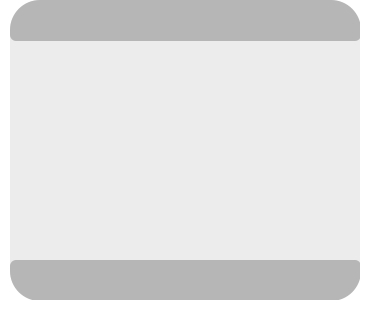
<?xml version="1.0" encoding="UTF-8"?>
<ui version="4.0">
 <class>MainWindow</class>
 <widget class="QMainWindow" name="MainWindow">
  <property name="geometry">
   <rect>
    <x>0</x>
    <y>0</y>
    <width>370</width>
    <height>317</height>
   </rect>
  </property>
  <property name="windowTitle">
   <string>MainWindow</string>
  </property>
  <property name="styleSheet">
   <string notr="true">background-color:transparent</string>
  </property>
  <widget class="QWidget" name="centralwidget">
   <widget class="QWidget" name="widget" native="true">
    <property name="geometry">
     <rect>
      <x>10</x>
      <y>0</y>
      <width>350</width>
      <height>300</height>
     </rect>
    </property>
    <property name="styleSheet">
     <string notr="true"/>
    </property>
    <widget class="QFrame" name="bgframe">
     <property name="geometry">
      <rect>
       <x>0</x>
       <y>0</y>
       <width>350</width>
       <height>300</height>
      </rect>
     </property>
     <property name="styleSheet">
      <string notr="true">background-color:rgb(236, 236, 236);
border-radius:30px;</string>
     </property>
     <property name="frameShape">
      <enum>QFrame::StyledPanel</enum>
     </property>
     <property name="frameShadow">
      <enum>QFrame::Raised</enum>
     </property>
     <widget class="QFrame" name="top">
      <property name="geometry">
       <rect>
        <x>0</x>
        <y>0</y>
        <width>351</width>
        <height>41</height>
       </rect>
      </property>
      <property name="styleSheet">
       <string notr="true">background-color: rgb(182, 182, 182);
border-bottom-left-radius: 6px;
border-bottom-right-radius: 6px;

</string>
      </property>
      <property name="frameShape">
       <enum>QFrame::StyledPanel</enum>
      </property>
      <property name="frameShadow">
       <enum>QFrame::Raised</enum>
      </property>
      <widget class="QPushButton" name="closebutton">
       <property name="geometry">
        <rect>
         <x>300</x>
         <y>8</y>
         <width>31</width>
         <height>28</height>
        </rect>
       </property>
       <property name="styleSheet">
        <string notr="true">QPushButton {
    background-color: transparent;  /* 默认背景透明 */
    border: none;                   /* 去除边框 */
    padding: 8px;                   /* 给按钮一点内边距 */
}

QPushButton:clicked {
    background-color: rgb(150, 150, 150);  /* 点击时的背景色 */
    border-radius: 8px;         /* 圆角效果 */
}

QPushButton:hover {
    background-color: rgb(150, 150, 150);  /* 悬停时的背景色 */
    border-radius: 8px;         /* 圆角效果 */
}</string>
       </property>
       <property name="text">
        <string/>
       </property>
       <property name="icon">
        <iconset>
         <normaloff>icon/close.png</normaloff>icon/close.png</iconset>
       </property>
      </widget>
      <widget class="QPushButton" name="smallbutton">
       <property name="geometry">
        <rect>
         <x>270</x>
         <y>8</y>
         <width>31</width>
         <height>28</height>
        </rect>
       </property>
       <property name="styleSheet">
        <string notr="true">QPushButton {
    background-color: transparent;  /* 默认背景透明 */
    border: none;                   /* 去除边框 */
    padding: 8px;                   /* 给按钮一点内边距 */
}

QPushButton:clicked {
    background-color: rgb(150, 150, 150);  /* 点击时的背景色 */
    border-radius: 8px;         /* 圆角效果 */
}

QPushButton:hover {
    background-color: rgb(150, 150, 150);  /* 悬停时的背景色 */
    border-radius: 8px;         /* 圆角效果 */
}</string>
       </property>
       <property name="text">
        <string/>
       </property>
       <property name="icon">
        <iconset>
         <normaloff>icon/small.png</normaloff>icon/small.png</iconset>
       </property>
      </widget>
      <widget class="QPushButton" name="morebutton">
       <property name="geometry">
        <rect>
         <x>240</x>
         <y>8</y>
         <width>31</width>
         <height>28</height>
        </rect>
       </property>
       <property name="styleSheet">
        <string notr="true">QPushButton {
    background-color: transparent;  /* 默认背景透明 */
    border: none;                   /* 去除边框 */
    padding: 8px;                   /* 给按钮一点内边距 */
}
QPushButton:clicked {
    background-color: rgb(150, 150, 150);  /* 点击时的背景色 */
    border-radius: 8px;         /* 圆角效果 */
}
QPushButton:checked {
    background-color: rgb(150, 150, 150);  /* 选中状态时的背景色 */
    border-radius: 8px;         /* 圆角效果 */
}
QPushButton:hover {
    background-color: rgb(150, 150, 150);  /* 悬停时的背景色 */
    border-radius: 8px;         /* 圆角效果 */
}</string>
       </property>
       <property name="text">
        <string/>
       </property>
       <property name="icon">
        <iconset>
         <normaloff>icon/more.png</normaloff>icon/more.png</iconset>
       </property>
      </widget>
      <widget class="QPushButton" name="addbutton">
       <property name="geometry">
        <rect>
         <x>20</x>
         <y>8</y>
         <width>31</width>
         <height>28</height>
        </rect>
       </property>
       <property name="styleSheet">
        <string notr="true">QPushButton {
    background-color: transparent;  /* 默认背景透明 */
    border: none;                   /* 去除边框 */
    padding: 8px;                   /* 给按钮一点内边距 */
}

QPushButton:clicked {
    background-color: rgb(150, 150, 150);  /* 点击时的背景色 */
    border-radius: 8px;         /* 圆角效果 */
}

QPushButton:hover {
    background-color: rgb(150, 150, 150);  /* 悬停时的背景色 */
    border-radius: 8px;         /* 圆角效果 */
}</string>
       </property>
       <property name="text">
        <string/>
       </property>
       <property name="icon">
        <iconset>
         <normaloff>icon/add.png</normaloff>icon/add.png</iconset>
       </property>
      </widget>
     </widget>
     <widget class="QFrame" name="bottom">
      <property name="geometry">
       <rect>
        <x>0</x>
        <y>260</y>
        <width>351</width>
        <height>41</height>
       </rect>
      </property>
      <property name="styleSheet">
       <string notr="true">background-color: rgb(182, 182, 182);
border-top-left-radius: 6px;
border-top-right-radius: 6px;

</string>
      </property>
      <property name="frameShape">
       <enum>QFrame::StyledPanel</enum>
      </property>
      <property name="frameShadow">
       <enum>QFrame::Raised</enum>
      </property>
      <widget class="QPushButton" name="boldbutton">
       <property name="geometry">
        <rect>
         <x>30</x>
         <y>0</y>
         <width>41</width>
         <height>41</height>
        </rect>
       </property>
       <property name="styleSheet">
        <string notr="true">QPushButton {
    background-color: transparent;  /* 默认背景透明 */
    border: none;                   /* 去除边框 */
    padding: 8px;                   /* 给按钮一点内边距 */
}
QPushButton:clicked {
    background-color: rgb(150, 150, 150);  /* 点击时的背景色 */
    border-radius: 8px;         /* 圆角效果 */
}
QPushButton:checked {
    background-color: rgb(150, 150, 150);  /* 选中状态时的背景色 */
    border-radius: 8px;         /* 圆角效果 */
}
QPushButton:hover {
    background-color: rgb(150, 150, 150);  /* 悬停时的背景色 */
    border-radius: 8px;         /* 圆角效果 */
}</string>
       </property>
       <property name="text">
        <string/>
       </property>
       <property name="icon">
        <iconset>
         <normaloff>icon/bold.png</normaloff>icon/bold.png</iconset>
       </property>
      </widget>
      <widget class="QPushButton" name="dialogsbutton">
       <property name="geometry">
        <rect>
         <x>70</x>
         <y>0</y>
         <width>41</width>
         <height>41</height>
        </rect>
       </property>
       <property name="styleSheet">
        <string notr="true">QPushButton {
    background-color: transparent;  /* 默认背景透明 */
    border: none;                   /* 去除边框 */
    padding: 8px;                   /* 给按钮一点内边距 */
}

QPushButton:clicked {
    background-color: rgb(150, 150, 150);  /* 点击时的背景色 */
    border-radius: 8px;         /* 圆角效果 */
}

QPushButton:hover {
    background-color: rgb(150, 150, 150);  /* 悬停时的背景色 */
    border-radius: 8px;         /* 圆角效果 */
}</string>
       </property>
       <property name="text">
        <string/>
       </property>
       <property name="icon">
        <iconset>
         <normaloff>icon/dialogs.png</normaloff>icon/dialogs.png</iconset>
       </property>
      </widget>
      <widget class="QPushButton" name="eyebutton">
       <property name="geometry">
        <rect>
         <x>110</x>
         <y>0</y>
         <width>41</width>
         <height>41</height>
        </rect>
       </property>
       <property name="styleSheet">
        <string notr="true">QPushButton {
    background-color: transparent;  /* 默认背景透明 */
    border: none;                   /* 去除边框 */
    padding: 8px;                   /* 给按钮一点内边距 */
}

QPushButton:clicked {
    background-color: rgb(150, 150, 150);  /* 点击时的背景色 */
    border-radius: 8px;         /* 圆角效果 */
}

QPushButton:hover {
    background-color: rgb(150, 150, 150);  /* 悬停时的背景色 */
    border-radius: 8px;         /* 圆角效果 */
}</string>
       </property>
       <property name="text">
        <string/>
       </property>
       <property name="icon">
        <iconset>
         <normaloff>icon/visibilityon.png</normaloff>icon/visibilityon.png</iconset>
       </property>
      </widget>
      <widget class="QPushButton" name="linkbutton">
       <property name="geometry">
        <rect>
         <x>150</x>
         <y>0</y>
         <width>41</width>
         <height>41</height>
        </rect>
       </property>
       <property name="styleSheet">
        <string notr="true">QPushButton {
    background-color: transparent;  /* 默认背景透明 */
    border: none;                   /* 去除边框 */
    padding: 8px;                   /* 给按钮一点内边距 */
}

QPushButton:clicked {
    background-color: rgb(150, 150, 150);  /* 点击时的背景色 */
    border-radius: 8px;         /* 圆角效果 */
}

QPushButton:hover {
    background-color: rgb(150, 150, 150);  /* 悬停时的背景色 */
    border-radius: 8px;         /* 圆角效果 */
}</string>
       </property>
       <property name="text">
        <string/>
       </property>
       <property name="icon">
        <iconset>
         <normaloff>icon/addlink.png</normaloff>icon/addlink.png</iconset>
       </property>
      </widget>
     </widget>
     <widget class="QTextEdit" name="textEdit">
      <property name="geometry">
       <rect>
        <x>0</x>
        <y>40</y>
        <width>351</width>
        <height>221</height>
       </rect>
      </property>
      <property name="styleSheet">
       <string notr="true">#textEdit {
    background-color: transparent;
    font: 12pt &quot;Arial&quot;; /* 英文字体 */
    font: 12pt &quot;Yu Mincho&quot;; /* 日文字体 */
    font: 12pt &quot;新宋体&quot;; /* 中文字体 */
    color: rgb(0, 0, 0);
}
</string>
      </property>
     </widget>
    </widget>
   </widget>
  </widget>
 </widget>
 <resources>
  <include location="../Modern_GUI_PyDracula_PySide6_or_PyQt6-master/Modern_GUI_PyDracula_PySide6_or_PyQt6-master/resources.qrc"/>
 </resources>
 <connections/>
</ui>
